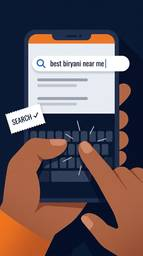
#> input picture mstock-reel/storyboard/thumbs/03.jpg, 143 x 256 px, given in place of 0005.png, which was not available
$ python foilbox.py ../../../../mstock-reel/storyboard/thumbs/03.jpg 5 5 5
#> lines starting #> are read from the running program, lines starting #| are printed output that depends on the picture; after the words box and inside, x2 and y2 are one past the last pixel; in counts of white or black regions, pixels touching at a corner belong together; pictures that were not available may be replaced by others from this repository, and a replacement may not be noted
import numpy as np, cv2, sys
W=sys.argv[1]; a=int(sys.argv[2]); b=int(sys.argv[3]); st=int(sys.argv[4])
for n in range(a,b+1,st):
    im=cv2.imread(f'{W}/f24/{n:04d}.png'); hsv=cv2.cvtColor(im,cv2.COLOR_BGR2HSV)
#> further down, im is the input picture: shape (256, 143, 3); mean B, G, R 90.2, 87.2, 103.9
#> after `hsv = cv2.cvtColor(im, cv2.COLOR_BGR2HSV)`: hsv: shape (256, 143, 3); mean H, S, V 79, 146.1, 124.2
    m=((hsv[...,1]>70)&(hsv[...,2]>40)).astype(np.uint8)
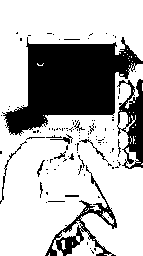
#> m: shape (256, 143); values 0 (black) and 1 (white), 71.2% white; 110 black regions (96 under 20 px), largest, box (x1, y1, x2, y2) and area: (2, 37, 143, 136) 7420, (117, 79, 143, 169) 1225, (45, 165, 117, 256) 1138
    m[50:140,90:570]=0  # text zone (approx) excluded
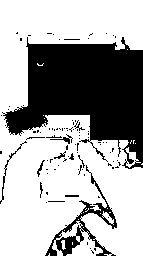
#> m: shape (256, 143); values 0 (black) and 1 (white), 66.3% white; 92 black regions (81 under 20 px), largest, box (x1, y1, x2, y2) and area: (2, 37, 143, 169) 10554, (45, 165, 117, 256) 1138, (0, 141, 27, 204) 104
    m=cv2.morphologyEx(m,cv2.MORPH_OPEN,np.ones((3,3),np.uint8))
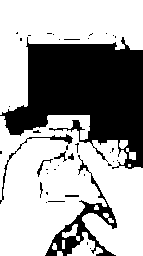
#> m: shape (256, 143); values 0 (black) and 1 (white), 64.9% white; 40 black regions (32 under 20 px), largest, box (x1, y1, x2, y2) and area: (0, 37, 143, 169) 10911, (45, 155, 117, 256) 1384, (0, 134, 73, 204) 245
    nl,lab,stt,cen=cv2.connectedComponentsWithStats(m)
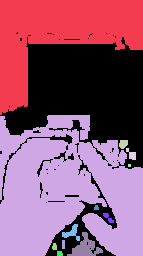
#> lab: shape (256, 143) int32; 13 distinct labels, from 0 to 12; one colour per label, 0 black
#> nl = 13; stt = 13 rows, first 6: [0, 32, 143, 224, 12857], [0, 0, 143, 115, 8183], [0, 115, 143, 141, 14759], [119, 140, 9, 9, 65], [126, 148, 10, 12, 65], [128, 164, 3, 3, 9]; cen = 13 rows, first 8: [83.62, 109.5], [58.97, 34.05], [65.68, 189.6], [122.9, 143.5], [131.2, 154.2], [129, 165], [96, 207.3], [107.9, 217.4]
    if nl<2: print(n,'none'); continue
    i=1+np.argmax(stt[1:,4]); x,y,w,h,ar=stt[i]
#> after `i = 1 + np.argmax(stt[1:, 4])`: i = 2
#> after `x, y, w, h, ar = stt[i]`: x = 0; y = 115; w = 143; h = 141; ar = 14759
    print(f"n{n} t={n/24:.3f} foil bbox x={x} y={y} w={w} h={h} area={ar} cx={cen[i][0]:.0f} cy={cen[i][1]:.0f} frac={m.mean()*100:.1f}%")
#| n5 t=0.208 foil bbox x=0 y=115 w=143 h=141 area=14759 cx=66 cy=190 frac=64.9%

$ run again, on mstock-reel/storyboard/thumbs/05.jpg
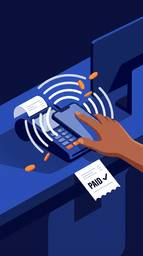
#> input picture mstock-reel/storyboard/thumbs/05.jpg, 143 x 256 px, given in place of 0005.png, which was not available
#> im is the input picture: shape (256, 143, 3); mean B, G, R 107.2, 54, 45.4
#> hsv: shape (256, 143, 3); mean H, S, V 109.7, 184.8, 112.5
#> `m=((hsv[...,1]>70)&(hsv[...,2]>40)).astype(np.uint8)`:
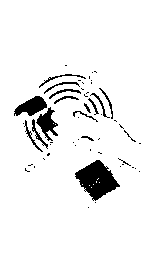
#> m: shape (256, 143); values 0 (black) and 1 (white), 92.9% white; 54 black regions (38 under 20 px), largest, box (x1, y1, x2, y2) and area: (75, 160, 120, 201) 1015, (14, 96, 47, 116) 385, (36, 107, 58, 141) 334
#> `nl,lab,stt,cen=cv2.connectedComponentsWithStats(m)`:
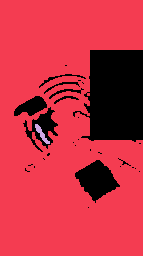
#> lab: shape (256, 143) int32; 3 distinct labels, from 0 to 2; one colour per label, 0 black
#> nl = 3; stt = [[14, 50, 129, 158, 7276], [0, 0, 143, 256, 29234], [35, 124, 15, 20, 98]]; cen = [[99.75, 110.5], [63.94, 131.7], [41.29, 133.6]]
#> i = 1
#> x = 0; w = 143; h = 256; ar = 29234
#| n5 t=0.208 foil bbox x=0 y=0 w=143 h=256 area=29234 cx=64 cy=132 frac=80.1%
